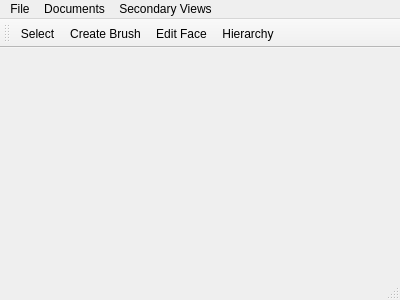
<?xml version="1.0" encoding="UTF-8"?>
<ui version="4.0">
 <class>MainWindow</class>
 <widget class="QMainWindow" name="MainWindow">
  <property name="geometry">
   <rect>
    <x>0</x>
    <y>0</y>
    <width>400</width>
    <height>300</height>
   </rect>
  </property>
  <property name="windowTitle">
   <string>Crowbar</string>
  </property>
  <widget class="QWidget" name="centralWidget">
   <property name="focusPolicy">
    <enum>Qt::StrongFocus</enum>
   </property>
  </widget>
  <widget class="QMenuBar" name="menuBar">
   <property name="geometry">
    <rect>
     <x>0</x>
     <y>0</y>
     <width>400</width>
     <height>22</height>
    </rect>
   </property>
   <widget class="QMenu" name="menuFile">
    <property name="title">
     <string>File</string>
    </property>
    <addaction name="actionNew"/>
    <addaction name="actionSave_As"/>
    <addaction name="actionClose"/>
    <addaction name="separator"/>
    <addaction name="actionQuit"/>
   </widget>
   <widget class="QMenu" name="menuDocuments">
    <property name="title">
     <string>Documents</string>
    </property>
   </widget>
   <widget class="QMenu" name="menuSecondary_View">
    <property name="title">
     <string>Secondary Views</string>
    </property>
    <addaction name="actionToggleSubWindow"/>
    <addaction name="actionTree_View"/>
   </widget>
   <addaction name="menuFile"/>
   <addaction name="menuDocuments"/>
   <addaction name="menuSecondary_View"/>
  </widget>
  <widget class="QToolBar" name="mainToolBar">
   <attribute name="toolBarArea">
    <enum>TopToolBarArea</enum>
   </attribute>
   <attribute name="toolBarBreak">
    <bool>false</bool>
   </attribute>
   <addaction name="actionSelectionTool"/>
   <addaction name="actionCreateBrushTool"/>
   <addaction name="actionEditFaceTool"/>
   <addaction name="actionHierarchy"/>
  </widget>
  <widget class="QStatusBar" name="statusBar"/>
  <action name="actionClose">
   <property name="text">
    <string>Close</string>
   </property>
   <property name="shortcut">
    <string>Shift+Q</string>
   </property>
  </action>
  <action name="actionQuit">
   <property name="text">
    <string>Quit</string>
   </property>
  </action>
  <action name="actionNew">
   <property name="text">
    <string>New</string>
   </property>
   <property name="shortcut">
    <string>Ctrl+N</string>
   </property>
  </action>
  <action name="actionSelectionTool">
   <property name="text">
    <string>Select</string>
   </property>
   <property name="toolTip">
    <string>Selection tool</string>
   </property>
  </action>
  <action name="actionCreateBrushTool">
   <property name="text">
    <string>Create Brush</string>
   </property>
   <property name="toolTip">
    <string>Create brush</string>
   </property>
  </action>
  <action name="actionToggleSubWindow">
   <property name="text">
    <string>Toggle</string>
   </property>
   <property name="toolTip">
    <string>Toggle</string>
   </property>
  </action>
  <action name="actionSave_As">
   <property name="text">
    <string>Save As</string>
   </property>
   <property name="shortcut">
    <string>Ctrl+Shift+S</string>
   </property>
  </action>
  <action name="actionEditFaceTool">
   <property name="text">
    <string>Edit Face</string>
   </property>
  </action>
  <action name="actionHierarchy">
   <property name="text">
    <string>Hierarchy</string>
   </property>
  </action>
  <action name="actionTree_View">
   <property name="text">
    <string>Tree View</string>
   </property>
  </action>
 </widget>
 <layoutdefault spacing="6" margin="11"/>
 <resources/>
 <connections>
  <connection>
   <sender>actionQuit</sender>
   <signal>triggered()</signal>
   <receiver>MainWindow</receiver>
   <slot>close()</slot>
   <hints>
    <hint type="sourcelabel">
     <x>-1</x>
     <y>-1</y>
    </hint>
    <hint type="destinationlabel">
     <x>199</x>
     <y>149</y>
    </hint>
   </hints>
  </connection>
  <connection>
   <sender>actionNew</sender>
   <signal>triggered()</signal>
   <receiver>MainWindow</receiver>
   <slot>doCreateDocument()</slot>
   <hints>
    <hint type="sourcelabel">
     <x>-1</x>
     <y>-1</y>
    </hint>
    <hint type="destinationlabel">
     <x>199</x>
     <y>149</y>
    </hint>
   </hints>
  </connection>
  <connection>
   <sender>actionClose</sender>
   <signal>triggered()</signal>
   <receiver>MainWindow</receiver>
   <slot>closeCurrentDocument()</slot>
   <hints>
    <hint type="sourcelabel">
     <x>-1</x>
     <y>-1</y>
    </hint>
    <hint type="destinationlabel">
     <x>199</x>
     <y>149</y>
    </hint>
   </hints>
  </connection>
  <connection>
   <sender>actionSelectionTool</sender>
   <signal>triggered()</signal>
   <receiver>MainWindow</receiver>
   <slot>toolChosen()</slot>
   <hints>
    <hint type="sourcelabel">
     <x>-1</x>
     <y>-1</y>
    </hint>
    <hint type="destinationlabel">
     <x>199</x>
     <y>149</y>
    </hint>
   </hints>
  </connection>
  <connection>
   <sender>actionCreateBrushTool</sender>
   <signal>triggered()</signal>
   <receiver>MainWindow</receiver>
   <slot>toolChosen()</slot>
   <hints>
    <hint type="sourcelabel">
     <x>-1</x>
     <y>-1</y>
    </hint>
    <hint type="destinationlabel">
     <x>199</x>
     <y>149</y>
    </hint>
   </hints>
  </connection>
  <connection>
   <sender>actionToggleSubWindow</sender>
   <signal>triggered()</signal>
   <receiver>MainWindow</receiver>
   <slot>toggleSecondaryView()</slot>
   <hints>
    <hint type="sourcelabel">
     <x>-1</x>
     <y>-1</y>
    </hint>
    <hint type="destinationlabel">
     <x>199</x>
     <y>149</y>
    </hint>
   </hints>
  </connection>
  <connection>
   <sender>actionSave_As</sender>
   <signal>triggered()</signal>
   <receiver>MainWindow</receiver>
   <slot>saveCurrentDocumentAs()</slot>
   <hints>
    <hint type="sourcelabel">
     <x>-1</x>
     <y>-1</y>
    </hint>
    <hint type="destinationlabel">
     <x>199</x>
     <y>149</y>
    </hint>
   </hints>
  </connection>
  <connection>
   <sender>actionEditFaceTool</sender>
   <signal>triggered()</signal>
   <receiver>MainWindow</receiver>
   <slot>toolChosen()</slot>
   <hints>
    <hint type="sourcelabel">
     <x>-1</x>
     <y>-1</y>
    </hint>
    <hint type="destinationlabel">
     <x>199</x>
     <y>149</y>
    </hint>
   </hints>
  </connection>
  <connection>
   <sender>actionHierarchy</sender>
   <signal>triggered()</signal>
   <receiver>MainWindow</receiver>
   <slot>toolChosen()</slot>
   <hints>
    <hint type="sourcelabel">
     <x>-1</x>
     <y>-1</y>
    </hint>
    <hint type="destinationlabel">
     <x>199</x>
     <y>149</y>
    </hint>
   </hints>
  </connection>
  <connection>
   <sender>actionTree_View</sender>
   <signal>triggered()</signal>
   <receiver>MainWindow</receiver>
   <slot>showTreeView()</slot>
   <hints>
    <hint type="sourcelabel">
     <x>-1</x>
     <y>-1</y>
    </hint>
    <hint type="destinationlabel">
     <x>199</x>
     <y>149</y>
    </hint>
   </hints>
  </connection>
 </connections>
 <slots>
  <slot>doCreateDocument()</slot>
  <slot>closeCurrentDocument()</slot>
  <slot>chooseDocument(QAction*)</slot>
  <slot>toolChosen()</slot>
  <slot>toggleSecondaryView()</slot>
  <slot>saveCurrentDocumentAs()</slot>
  <slot>showTreeView()</slot>
 </slots>
</ui>
